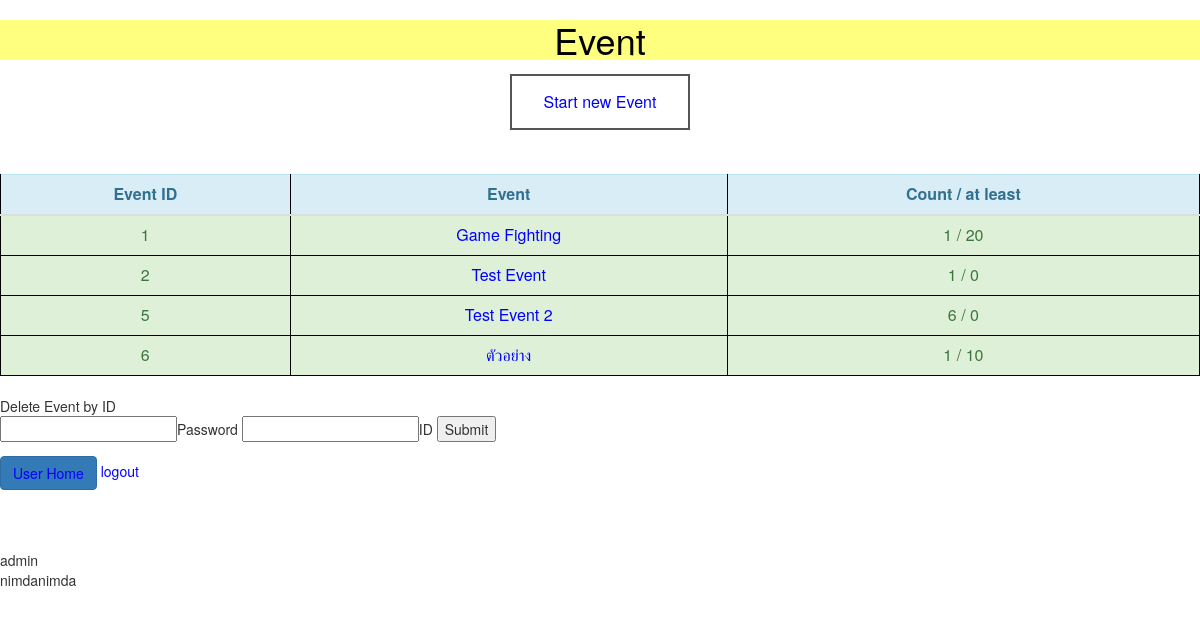
Page /adminhome (signed in) on the committed database.
### event/models.py (models this page shows, shortened)
class Event(models.Model):
    event_name = models.TextField(default='') #name
    event_detail = models.TextField(default='') #detail
    event_numset = models.IntegerField(default=0) #limit for start
    event_location = models.TextField(default='') #location
    pcount = models.IntegerField(default=0) #person count

### event/views.py (the view)
# urls.py: url(r'^adminhome$', views.admin_home, name='adminhome'),
@login_required(login_url='event:login_page')
def admin_home(request):
    event_list = Event.objects.order_by('event_name')
    context = {'event_list': event_list}
    return render(request, 'event/homeadmin.html',context)

### event/templates/event/homeadmin.html (shortened to what this page needs)
{% load static %}
<link rel="stylesheet" type="text/css" href="{% static 'event/tablehyperlink.css' %}" />
<html>
<head>
    <link href="/static/bootstrap/css/bootstrap.min.css" rel="stylesheet">
</head>
    <head>
    </head>
    <body>
            <div class="text-center">
            <h1>Event</h1>
            </div>
        <div style="text-align:center">
        <a class="button buttonBlack" href="new_event">Start new Event</a>
        </div>
        <br>
        <br>
        <table class="table table-inverse table-hover">
  <thead class="alert alert-info">
  {% if event_list %}
    <tr>
      <th>Event ID</th>
      <th>Event</th>
      <th>Count / at least</th>
    </tr>
  </thead>
  <tbody>
  {% for event in event_list %}
    <tr class='alert alert-success'>
      <td scope="row">{{ event.id }}</td>
      <td><a href="{{ event.id }}/">{{ event.event_name }}</a></td>
      <td>{{ event.pcount }} / {{ event.event_numset }}</td>
    </tr>
    {% endfor %}
    {% else %}
    <div class="alert alert-danger" role="alert">
  <strong>Sorry no event!</strong>
  <a href="new_event" class="alert-link">Create new here</a>.
</div>
    {% endif %}
  </tbody>
</table>
        <form action="{% url 'event:del_event' %}" method="POST">
        Delete Event by ID <br>
        <input type="password" name="pw" id="id_pw"/>Password
        <input type="number" name="numdel" id="id_numdel"/>ID
        <input type="submit" value="Submit" id="id_submit" />
        </form>
        <a type="button" class="btn btn-primary" href="/">User Home</a>
        <a href="{% url 'event:logout' %}">logout</a>
        <br><br><br><br>
        admin
        <br>
        nimdanimda
    </body>
</html>

### static/event/tablehyperlink.css (style rules this page uses)
.table a { display:block; text-decoration:none; }

### event/templates/event/homeadmin.html (style rules this page uses)
table { border-collapse: collapse; }
table, td, th { border: 1px solid black; text-align: center; }
h1 { background-color: rgba(255, 255, 0, 0.5); color: black; }
.button { background-color: #4CAF50; border: none; color: white; padding: 15px 32px; text-align: center; text-decoration: none; display: inline-block; font-size: 16px; margin: 4px 2px; cursor: pointer; }
.buttonBlack { background-color: white; color: black; border: 2px solid #555555; }
a:link { color: blue; }

### rows in the picture
Event: id "1", event_name "Game Fighting", pcount "1", event_numset "20"
Event: id "2", event_name "Test Event", pcount "1", event_numset "0"
Event: id "5", event_name "Test Event 2", pcount "6", event_numset "0"
Event: id "6", event_name "ตัวอย่าง", pcount "1", event_numset "10"
